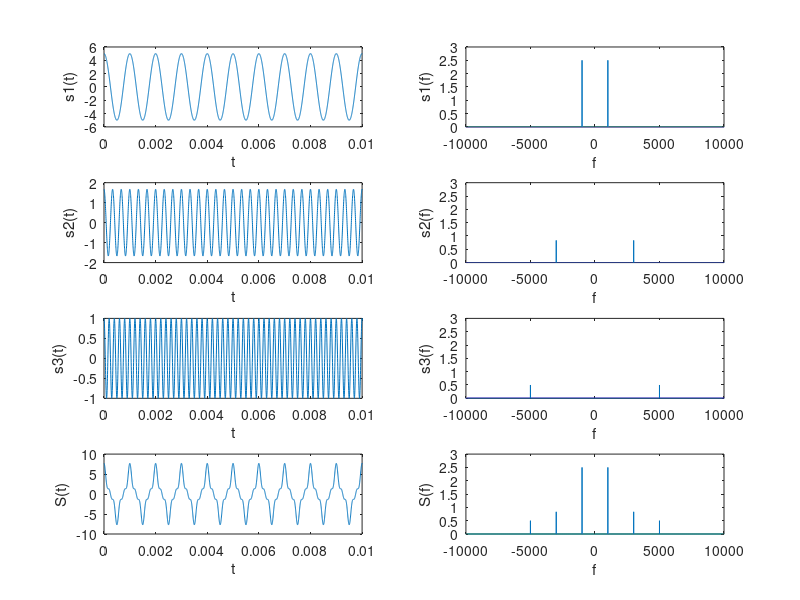
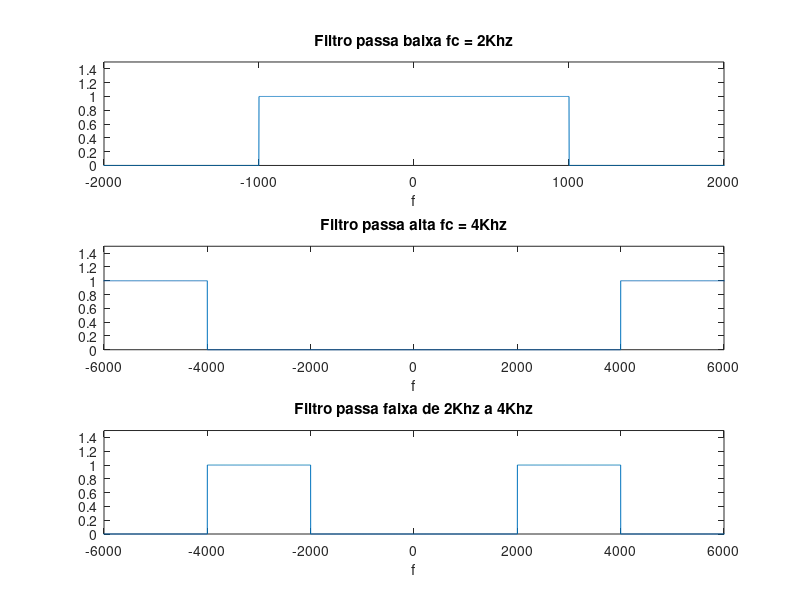
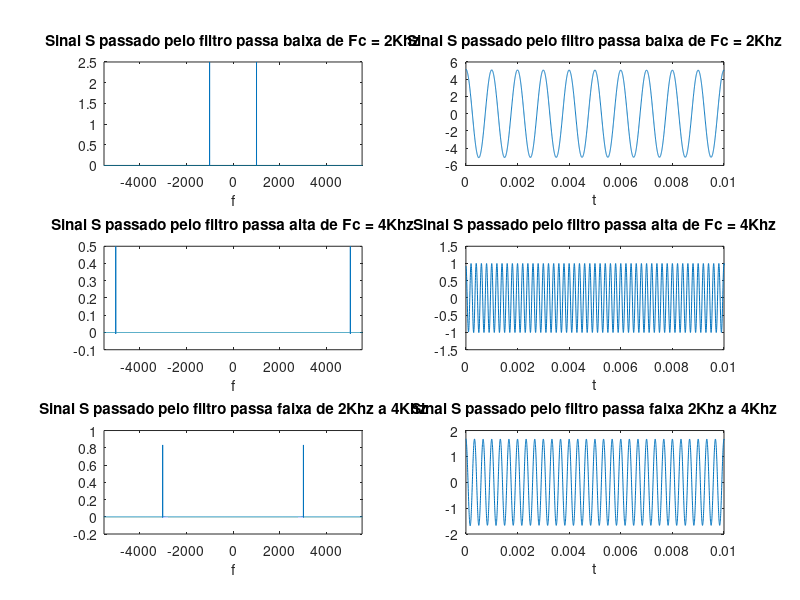

Source code (MATLAB) for these figures, in order:
%% Sinais no dominio do tempo
fs = 300e3;
t = 0:1/fs:1;

A1 = 5;
A2 = 5/3;
A3 = 1;

f1 = 1e3;
f2 = 3e3;
f3 = 5e3;

s1 = A1*cos(2*pi*f1.*t);
s2 = A2*cos(2*pi*f2.*t);
s3 = A3*cos(2*pi*f3.*t);

S = s1 + s2 + s3;

figure(1);
subplot(421);
plot(t, s1);
xlim([0 0.01]);
ylabel('s1(t)');
xlabel('t')

subplot(423);
plot(t, s2);
xlim([0 0.01]);
ylabel('s2(t)');
xlabel('t')

subplot(425);
plot(t, s3);
xlim([0 0.01]);
ylabel('s3(t)');
xlabel('t')

subplot(427);
plot(t, S);
xlim([0 0.01]);
ylabel('S(t)');
xlabel('t')

%% Sinais para lista da frequência

%s1
s1f = fft(s1);
S1F = fftshift(s1f)/length(s1f);

s2f = fft(s2);
S2F = fftshift(s2f)/length(s2f);

s3f = fft(s3);
S3F = fftshift(s3f)/length(s3f);

sf = fft(S);
SF = fftshift(sf)/length(sf);


f = [-fs/2:fs/2];

subplot(422);
plot(f,abs(S1F));
xlim([-10e3 10e3])
ylim([0 3])
xlabel('f')
ylabel('s1(f)')

subplot(424);
plot(f,abs(S2F));
xlim([-10e3 10e3])
ylim([0 3])
xlabel('f')
ylabel('s2(f)')

subplot(426);
plot(f,abs(S3F));
xlim([-10e3 10e3])
ylim([0 3])
xlabel('f')
ylabel('s3(f)')


subplot(428);
plot(f,abs(SF));
xlim([-10e3 10e3])
ylim([0 3])
xlabel('f')
ylabel('S(f)')

%% Filtros ideais

filtro_PB = [zeros(1,149000) ones(1,2e3+1) zeros(1,149000)];

figure(2)
subplot(311)
f = [-fs/2:fs/2];
plot(f,filtro_PB);
axis([-2000 2000 0 1.5]);
xlabel('f');
title('Filtro passa baixa fc = 2Khz')

filtro_PA = [ones(1,146000) zeros(1,8e3+1) ones(1,146000)];

subplot(312)
f = [-fs/2:fs/2];
plot(f,filtro_PA);
axis([-6000 6000 0 1.5]);
xlabel('f');
title('Filtro passa alta fc = 4Khz')

filtro_PF = [zeros(1,146000) ones(1,2e3) zeros(1,4e3+1) ones(1,2e3) zeros(1,146000)];

subplot(313)
f = [-fs/2:fs/2];
plot(f,filtro_PF);
axis([-6000 6000 0 1.5]);
xlabel('f');
title('Filtro passa faixa de 2Khz a 4Khz')

%% passagem do sinal pelos filtros


figure(3)

sfpb = SF.*filtro_PB;

sfpbT = ifft(ifftshift(sfpb)) * length(sfpb);

subplot(321)
f = [-fs/2:fs/2];
plot(f,sfpb);
xlim([-5500 5500]);
xlabel('f');
title('Sinal S passado pelo filtro passa baixa de Fc = 2Khz')

subplot(322)
plot(t, sfpbT);
xlim([0 0.01]);
xlabel('t')
title('Sinal S passado pelo filtro passa baixa de Fc = 2Khz')



sfpa = SF.*filtro_PA;

sfpaT = ifft(ifftshift(sfpa)) * length(sfpa);

subplot(323)
f = [-fs/2:fs/2];
plot(f,sfpa);
xlim([-5500 5500]);
xlabel('f');
title('Sinal S passado pelo filtro passa alta de Fc = 4Khz')

subplot(324)
plot(t, sfpaT);
xlim([0 0.01]);
xlabel('t')
title('Sinal S passado pelo filtro passa alta de Fc = 4Khz')


sfpf = SF.*filtro_PF;

sfpfT = ifft(ifftshift(sfpf)) * length(sfpf);

subplot(325)
f = [-fs/2:fs/2];
plot(f,sfpf);
xlim([-5500 5500]);
xlabel('f');
title('Sinal S passado pelo filtro passa faixa de 2Khz a 4Khz')

subplot(326)
plot(t, sfpfT);
xlim([0 0.01]);
xlabel('t')
title('Sinal S passado pelo filtro passa faixa 2Khz a 4Khz')


